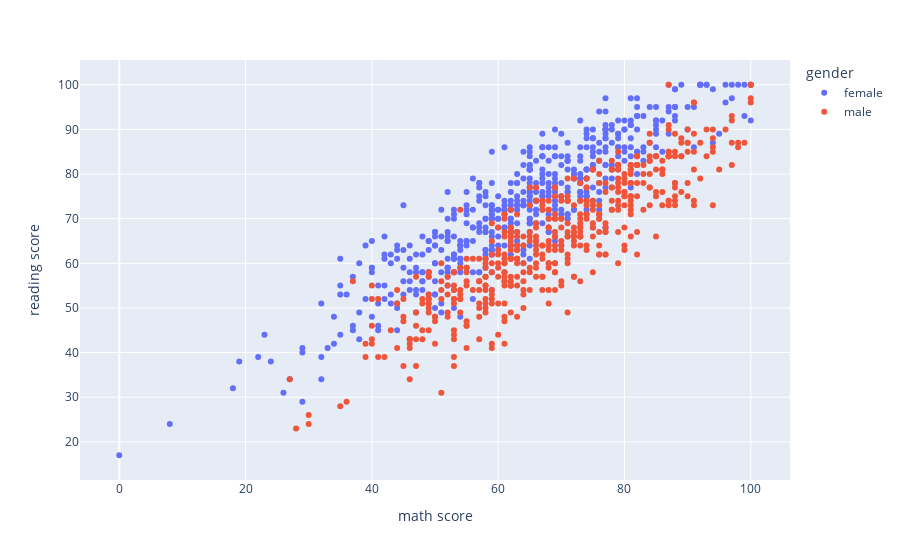

The code cell stored with this chart in its notebook:
### Code cell
fig1 = px.scatter(df,x='math score',y='reading score', color='gender')
fig1

### Figure 1 — Plotly figure (JSON) as saved in the notebook; plotly's stock layout.template omitted (floating-point values rounded to 4 significant figures; data arrays with more than 128 entries replaced by an {"elided": "..."} marker saying what was removed)
{"data": [{"hovertemplate": "gender=female<br>math score=%{x}<br>reading score=%{y}<extra></extra>", "legendgroup": "female", "marker": {"color": "#636efa", "symbol": "circle"}, "mode": "markers", "name": "female", "orientation": "v", "showlegend": true, "type": "scatter", "x": {"elided": "518 int values"}, "xaxis": "x", "y": {"elided": "518 int values"}, "yaxis": "y"}, {"hovertemplate": "gender=male<br>math score=%{x}<br>reading score=%{y}<extra></extra>", "legendgroup": "male", "marker": {"color": "#EF553B", "symbol": "circle"}, "mode": "markers", "name": "male", "orientation": "v", "showlegend": true, "type": "scatter", "x": {"elided": "482 int values"}, "xaxis": "x", "y": {"elided": "482 int values"}, "yaxis": "y"}], "layout": {"legend": {"title": {"text": "gender"}, "tracegroupgap": 0}, "margin": {"t": 60}, "xaxis": {"anchor": "y", "domain": [0, 1], "title": {"text": "math score"}}, "yaxis": {"anchor": "x", "domain": [0, 1], "title": {"text": "reading score"}}}}
